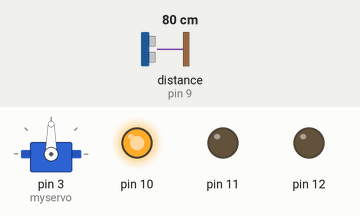
This sketch was run on a simulated Arduino Uno, built with avr-gcc and run on an emulated ATmega328P. Shown: servo, output pins drawn as LEDs (lit = HIGH). The test bench sets the inputs (shaded band); at power-on: distance to the obstacle (sensor on pin 9) 80 cm. The echo pulse lasts 58.3 µs per cm; what the sketch prints to the serial monitor is not drawn.

Above: at 0.05 s.
At 3.05 s:
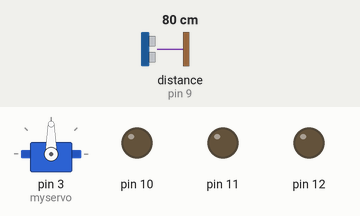
At 5.05 s:
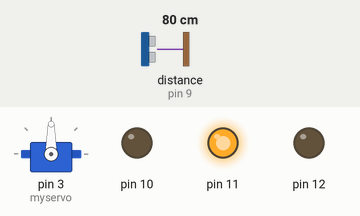
At 7.55 s:
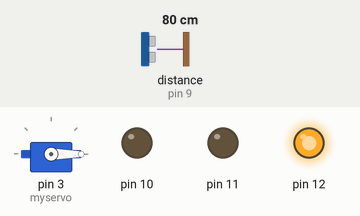
At 10.05 s:
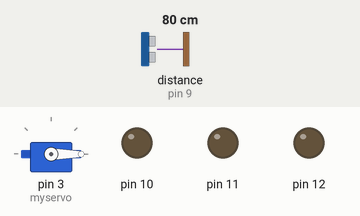
Timing chart, 0 to 13.1 s (numbered marks = the images above):
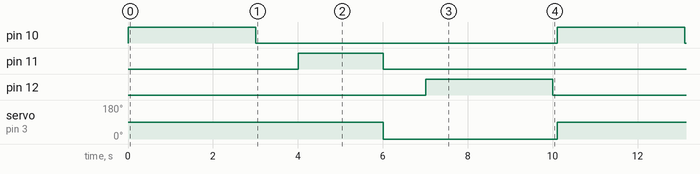

The sketch:

DemoFinal_1.0.ino
```cpp
#include <Servo.h>
#include <NewPing.h>


#define TRIGGER_PIN  8  // Arduino pin tied to trigger pin on the ultrasonic sensor.
#define ECHO_PIN     9 // Arduino pin tied to echo pin on the ultrasonic sensor.
#define MAX_DISTANCE 200 // Maximum distance we want to ping for (in centimeters). Maximum sensor distance is rated at 400-500cm.

Servo myservo; //Declare object of type Servo

float dd;
int tv,timed;

NewPing sonar(TRIGGER_PIN, ECHO_PIN, MAX_DISTANCE); // NewPing setup of pins and maximum distance.

// the setup function runs once when you press reset or power the board
void setup()
{
  pinMode(10, OUTPUT);
  pinMode(11, OUTPUT);
  pinMode(12, OUTPUT);

  myservo.attach(3);

  Serial.begin(9600);
}

// the loop function runs over and over again forever
void loop()
{

  dd=sonar.ping_cm();

  if(dd<=15)
   { tv=1;
    timed=8000;
   }
  else
    timed=3000;


 Serial.println(dd);
 Serial.println(timed);
  myservo.write(90);
  digitalWrite(10, HIGH);   // turn the LED on (HIGH is the voltage level)

  delay(timed);              // wait for a second

  digitalWrite(10, LOW);    // turn the LED off by making the voltage LOW

  delay(1000);              // wait for a second

  digitalWrite(11, HIGH);   // turn the LED on (HIGH is the voltage level)
  delay(2000);              // wait for a second
  digitalWrite(11, LOW);    // turn the LED off by making the voltage LOW
  myservo.write(0);
  delay(1000);
  digitalWrite(12, HIGH);   // turn the LED on (HIGH is the voltage level)
  delay(timed);              // wait for a second
  digitalWrite(12, LOW);    // turn the LED off by making the voltage LOW
  delay(100);
}
```

Measured:
- by itself, pin 10, pin 12: alternates HIGH for 3.0 s and LOW for 7.1 s
- by itself, pin 11: alternates HIGH for 2.0 s and LOW for 8.1 s
- by itself, servo on pin 3 (myservo): alternates 90° for 6.0 s and 0° for 4.1 s
